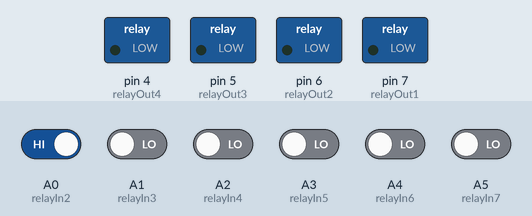
Recording of a sketch running on a simulated Arduino Uno, built with avr-gcc and run on an emulated ATmega328P. Shown: switched loads named in the sketch (green lamp = pin HIGH). Inputs (shaded band) come from the test bench; at power-on: A0 (relayIn2) HIGH, A1 (relayIn3), A2 (relayIn4), A3 (relayIn5), A4 (relayIn6), A5 (relayIn7) LOW.

Above: at 1.2 s.
1.3 s: A1 (relayIn3) driven HIGH and A4 (relayIn6) driven HIGH
At 2.0 s:
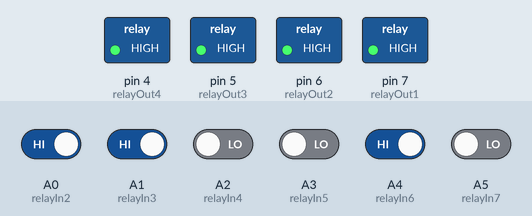
2.8 s: A0 (relayIn2) driven LOW
At 3.1 s:
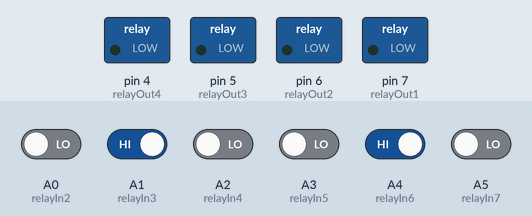
4.3 s: A0 (relayIn2) driven HIGH
At 5.5 s:
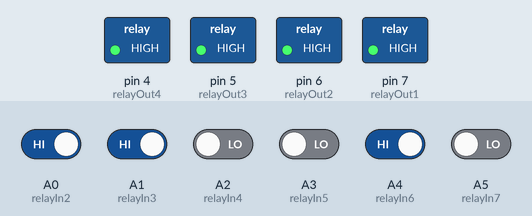
Timing chart, 0 to 7.3 s (numbered marks = the images above; inputs shaded):
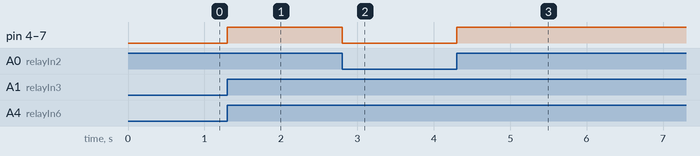

The sketch:

Relay_Shield_Stator_LR_sense.ino
```cpp
//stator tester Relay sheild for LRC since leads


#define relayOut1 7                            //pins to relays, active low turns them on
#define relayOut2 6
#define relayOut3 5
#define relayOut4 4

#define relayIn2 A0                           //digital inputs
#define relayIn3 A1
#define relayIn4 A2
#define relayIn5 A3
#define relayIn6 A4
#define relayIn7 A5

int in2;
int in3;
int in4;
int in5;
int in6;
int in7;

void setup() {
  pinMode (relayIn2, INPUT);                  //Input From main relays, active low turns them on, initially set high. Opposite of what the other relay Board is
  pinMode (relayIn3, INPUT);
  pinMode (relayIn4, INPUT);
  pinMode (relayIn5, INPUT);
  pinMode (relayIn6, INPUT);
  pinMode (relayIn7, INPUT);

  pinMode (relayOut1, OUTPUT);                //output to relays, active high turns them on, initially set low
  pinMode (relayOut2, OUTPUT);
  pinMode (relayOut3, OUTPUT);
  pinMode (relayOut4, OUTPUT);
  digitalWrite(relayOut1, LOW);               //Relays are active high, Opposite of what the other relay Board is
  digitalWrite(relayOut2, LOW);
  digitalWrite(relayOut3, LOW);
  digitalWrite(relayOut4, LOW);
}

void loop() {
  in2 = digitalRead(relayIn2);
  in3 = digitalRead(relayIn3);
  in4 = digitalRead(relayIn4);
  in5 = digitalRead(relayIn5);
  in6 = digitalRead(relayIn6);
  in7 = digitalRead(relayIn7);

  //A to B LRC test
  if ((in2 == LOW) && (in3 == HIGH) && (in4 == HIGH) && (in5 == LOW) && (in6 == HIGH) && (in7 == HIGH)) {
    digitalWrite(relayOut1, HIGH);
    digitalWrite(relayOut2, LOW);
    digitalWrite(relayOut3, HIGH);
    digitalWrite(relayOut4, LOW);
  }

  //A to C LRC test
  else if ((in2 == LOW) && (in3 == HIGH) && (in4 == HIGH) && (in5 == HIGH) && (in6 == HIGH) && (in7 == LOW)) {
    digitalWrite(relayOut1, HIGH);
    digitalWrite(relayOut2, LOW);
    digitalWrite(relayOut3, HIGH);
    digitalWrite(relayOut4, HIGH);
  }

  //B to C LRC test
  else if ((in2 == HIGH) && (in3 == HIGH) && (in4 == LOW) && (in5 == LOW) && (in6 == HIGH) && (in7 == LOW)) {
    digitalWrite(relayOut1, HIGH);
    digitalWrite(relayOut2, HIGH);
    digitalWrite(relayOut3, HIGH);
    digitalWrite(relayOut4, HIGH);
  }
  else {
    digitalWrite(relayOut4, LOW);
    digitalWrite(relayOut3, LOW);
    digitalWrite(relayOut2, LOW);
    digitalWrite(relayOut1, LOW);
  }
}
```

Measured:
- after the input at 1.3 s, pin 4 (relayOut4), pin 5 (relayOut3), pin 6 (relayOut2), pin 7 (relayOut1): LOW → HIGH at once
- after the input at 2.8 s, pin 4 (relayOut4), pin 5 (relayOut3), pin 6 (relayOut2), pin 7 (relayOut1): HIGH → LOW at once
- after the input at 4.3 s, pin 4 (relayOut4), pin 5 (relayOut3), pin 6 (relayOut2), pin 7 (relayOut1): LOW → HIGH at once
